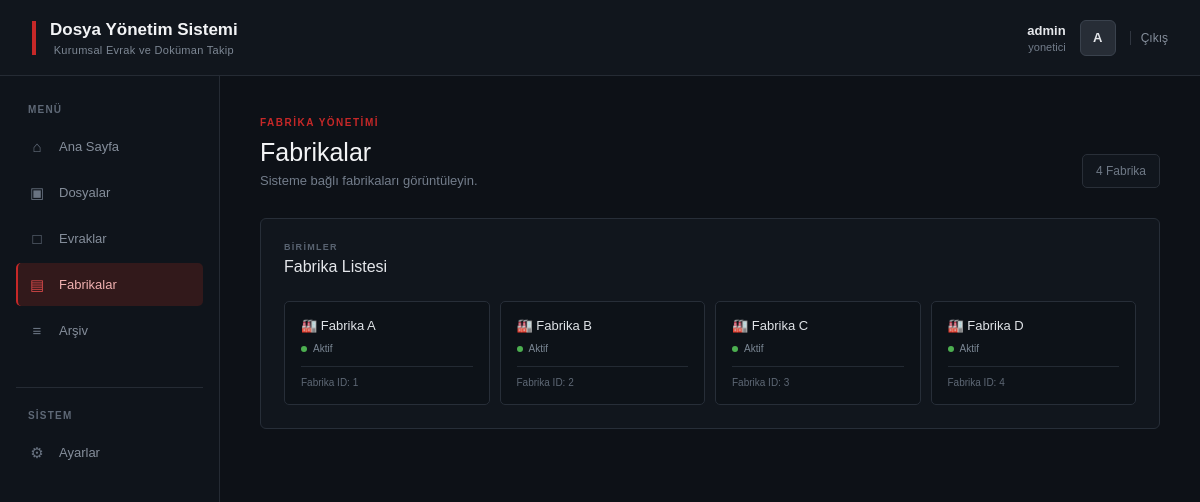
/fabrikalar (signed in), run on the app's committed database.
### tables this page shows
CREATE TABLE fabrikalar (
            id INTEGER PRIMARY KEY AUTOINCREMENT,
            fabrika_adi TEXT NOT NULL
        );

### main.py (the view)
@app.route("/fabrikalar")
def fabrikalar():
    if "kullanici_id" not in session:
        return redirect(url_for("ana_sayfa"))
    baglanti = veritabani_baglan()
    cursor = baglanti.cursor()
    cursor.execute("""
        SELECT id, fabrika_adi
        FROM fabrikalar
        ORDER BY id
    """)
    fabrika_listesi = cursor.fetchall()
    baglanti.close()
    return render_template(
        "fabrikalar.html",
        fabrika_listesi=fabrika_listesi
    )

### main.py (called while the page is built)
def veritabani_baglan():
    return sqlite3.connect("database.db")

### templates/fabrikalar.html (shortened to what this page needs)
<!DOCTYPE html>
<html lang="tr">
<head>
    <link rel="stylesheet"
          href="{{ url_for('static', filename='css/style.css') }}">
</head>
<body class="dashboard-page">
<header class="app-header">
    <div class="system-title">
        <span class="system-line"></span>
        <div>
            <h1>Dosya Yönetim Sistemi</h1>
            <p>Kurumsal Evrak ve Doküman Takip</p>
        </div>
    </div>
    <div class="header-user">
        <div class="header-user-text">
            <strong>
                {{ session["kullanici_adi"] }}
            </strong>
            <span>
                {{ session["rol"] }}
            </span>
        </div>
        <div class="header-avatar">
            {{ session["kullanici_adi"][0]|upper }}
        </div>
        <a href="{{ url_for('cikis') }}">
            Çıkış
        </a>
    </div>
</header>
<div class="app-layout">
    <aside class="app-sidebar">
        <div class="menu-title">
            MENÜ
        </div>
        <nav>
            <a href="{{ url_for('dashboard') }}"
               class="menu-item">
                <span>⌂</span>
                Ana Sayfa
            </a>
            <a href="{{ url_for('dosyalar') }}"
               class="menu-item">
                <span>▣</span>
                Dosyalar
            </a>
            <a href="{{ url_for('evraklar') }}"
               class="menu-item">
                <span>□</span>
                Evraklar
            </a>
            <a href="{{ url_for('fabrikalar') }}"
               class="menu-item active">
                <span>▤</span>
                Fabrikalar
            </a>
            <a href="{{ url_for('arsiv') }}"
               class="menu-item">
                <span>≡</span>
                Arşiv
            </a>
        </nav>
        <div class="sidebar-bottom">
            <div class="menu-title">
                SİSTEM
            </div>
            <a href="#"
               class="menu-item">
                <span>⚙</span>
                Ayarlar
            </a>
        </div>
    </aside>
    <main class="app-content">
        <section class="welcome">
            <div>
                <span class="page-label">
                    FABRİKA YÖNETİMİ
                </span>
                <h2>
                    Fabrikalar
                </h2>
                <p>
                    Sisteme bağlı fabrikaları görüntüleyin.
                </p>
            </div>
            <div class="date-box">
                4 Fabrika
            </div>
        </section>
        <section class="content-panel">
            <div class="panel-header">
                <div>
                    <span class="panel-label">
                        BİRİMLER
                    </span>
                    <h3>
                        Fabrika Listesi
                    </h3>
                </div>
            </div>
            <div class="factory-grid">
                {% for fabrika in fabrika_listesi %}
                    <div class="factory">
                        <div class="factory-name">
                            🏭 {{ fabrika[1] }}
                        </div>
                        <div class="factory-status">
                            <span class="status-dot"></span>
                            Aktif
                        </div>
                        <div class="factory-info">
                            Fabrika ID:
                            {{ fabrika[0] }}
                        </div>
                    </div>
                {% endfor %}
            </div>
        </section>
    </main>
</div>
</body>
</html>

### static/css/style.css (style rules this page uses)
* { box-sizing: border-box; }
body { margin: 0; font-family: Arial, Helvetica, sans-serif; background: #111827; color: #f3f4f6; }
header { background: #0b1120; color: white; padding: 20px; text-align: center; }
a { color: #dc2626; text-decoration: none; }
.dashboard-page { background: #0d1117; color: #e5e7eb; min-height: 100vh; }
.app-header { height: 76px; background: #11161d; border-bottom: 1px solid #252b34; display: flex; align-items: center; justify-content: space-between; padding: 0 32px; position: sticky; top: 0; z-index: 10; }
.system-title { display: flex; align-items: center; gap: 14px; }
.system-line { width: 4px; height: 34px; background: #c62828; display: block; }
.system-title h1 { margin: 0; font-size: 17px; font-weight: 600; color: #f3f4f6; }
.system-title p { margin: 4px 0 0; font-size: 11px; color: #7d8794; letter-spacing: .3px; }
.header-user { display: flex; align-items: center; gap: 14px; }
.header-user-text { text-align: right; }
.header-user-text strong { display: block; color: #e5e7eb; font-size: 13px; }
.header-user-text span { display: block; color: #737d8b; font-size: 11px; margin-top: 3px; }
.header-avatar { width: 36px; height: 36px; display: flex; align-items: center; justify-content: center; background: #272d36; border: 1px solid #3a424d; color: #e5e7eb; font-size: 13px; font-weight: 600; border-radius: 6px; }
.header-user > a { color: #858e9b; text-decoration: none; font-size: 12px; padding-left: 10px; border-left: 1px solid #303640; }
.app-layout { display: flex; min-height: calc(100vh - 76px); }
.app-sidebar { width: 220px; background: #0f141b; border-right: 1px solid #252b34; padding: 28px 16px; flex-shrink: 0; }
.menu-title { color: #5f6977; font-size: 10px; font-weight: 600; letter-spacing: 1.2px; padding: 0 12px; margin-bottom: 10px; }
.menu-item { display: flex; align-items: center; gap: 13px; height: 43px; padding: 0 12px; margin-bottom: 3px; color: #858e9b; text-decoration: none; font-size: 13px; border-radius: 5px; transition: all .18s ease; }
.menu-item span { width: 18px; text-align: center; font-size: 15px; color: #697381; }
.menu-item.active { background: #32191b; color: #f0b0b0; border-left: 2px solid #c62828; padding-left: 10px; }
.menu-item.active span { color: #dc4a4a; }
.sidebar-bottom { margin-top: 35px; padding-top: 22px; border-top: 1px solid #252b34; }
.app-content { flex: 1; padding: 36px 40px 60px; max-width: 1500px; margin: 0 auto; width: 100%; }
.welcome { display: flex; justify-content: space-between; align-items: flex-end; margin-bottom: 30px; }
.page-label { color: #c62828; font-size: 10px; font-weight: 700; letter-spacing: 1.5px; }
.welcome h2 { margin: 8px 0 6px; font-size: 25px; font-weight: 500; color: #f3f4f6; }
.welcome p { margin: 0; color: #737d8b; font-size: 13px; }
.date-box { color: #6f7986; font-size: 12px; border: 1px solid #292f38; padding: 9px 13px; border-radius: 5px; background: #11161d; }
.content-panel { background: #11161d; border: 1px solid #272e38; border-radius: 6px; padding: 23px; }
.panel-header { display: flex; justify-content: space-between; margin-bottom: 25px; }
.panel-label { display: block; color: #596371; font-size: 9px; font-weight: 700; letter-spacing: 1.3px; margin-bottom: 6px; }
.panel-header h3 { margin: 0; font-size: 16px; font-weight: 500; color: #e5e7eb; }
.factory-grid { display: grid; grid-template-columns: repeat(4, 1fr); gap: 10px; }
.factory { background: #0d1218; border: 1px solid #272e38; border-radius: 5px; padding: 16px; transition: border-color .18s; }
.factory-name { color: #dfe3e7; font-size: 13px; font-weight: 500; margin-bottom: 10px; }
.factory-status { color: #7b8794; font-size: 10px; display: flex; align-items: center; gap: 6px; }
.status-dot { width: 6px; height: 6px; background: #4caf50; border-radius: 50%; display: inline-block; }
.factory-info { color: #5e6875; font-size: 10px; margin-top: 12px; padding-top: 10px; border-top: 1px solid #232a33; }

### data on the page
fabrikalar: fabrika_adi "Fabrika A", id "1"
fabrikalar: fabrika_adi "Fabrika B", id "2"
fabrikalar: fabrika_adi "Fabrika C", id "3"
fabrikalar: fabrika_adi "Fabrika D", id "4"

### other printed values
{{ session["kullanici_adi"] }} "admin"
{{ session["rol"] }} "yonetici"
{{ session["kullanici_adi"][0]|upper }} "A"
